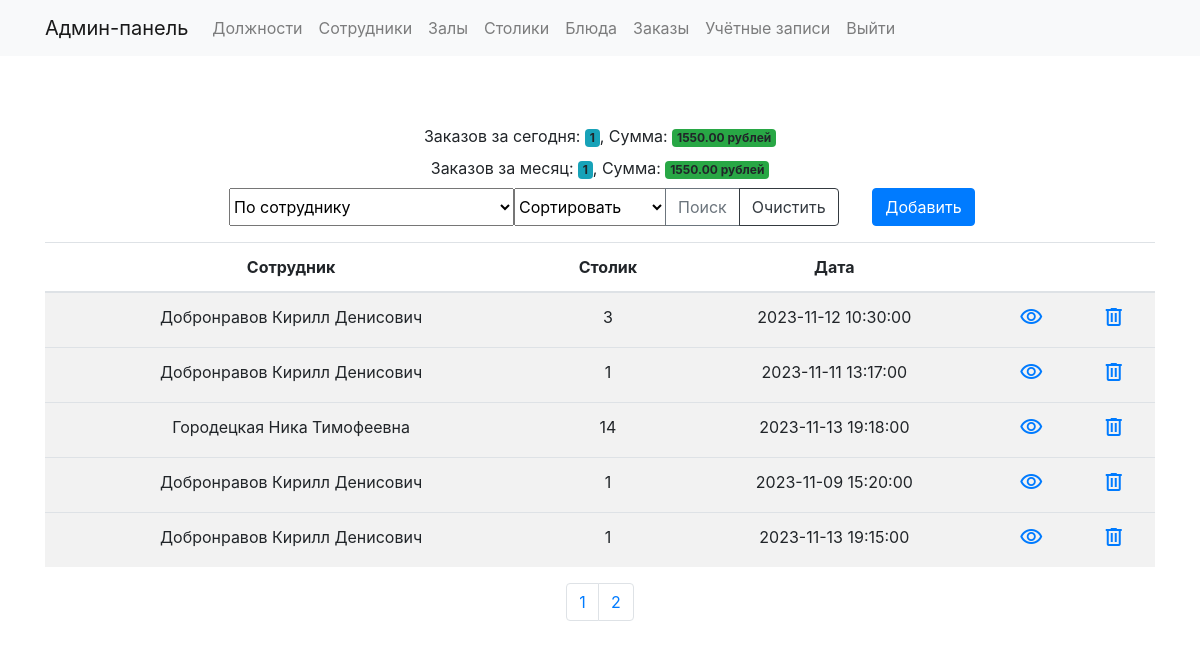
Screenshot of /orders.php (signed in) with the database file from the repository.
### tables this page shows
CREATE TABLE `Orders` (
  `id` int NOT NULL,
  `emp_id` int DEFAULT NULL,
  `table_id` int DEFAULT NULL,
  `order_date` datetime DEFAULT NULL
);

CREATE TABLE `Employee` (
  `id` int NOT NULL,
  `fullname` varchar(255) DEFAULT NULL,
  `pos_id` int DEFAULT NULL,
  `email` varchar(255) DEFAULT NULL,
  `phone` varchar(255) DEFAULT NULL,
  `address` varchar(255) DEFAULT NULL
);

CREATE TABLE `Tables` (
  `id` int NOT NULL,
  `number` int DEFAULT NULL,
  `placeCount` int DEFAULT NULL,
  `hall_id` int DEFAULT NULL
);

### scripts/orders/order_info.php (the view, shortened to what this page needs)
<?php
$filter = isset($_POST['filter']) ? $_POST['filter'] : '';
$sort = isset($_POST['sort']) ? $_POST['sort'] : '';
if (isset($_GET['page'])) {
    $page = $_GET['page'];
} else
    $page = 1;
$count = 5;
$art = ($page * $count) - $count;
$res_count = mysqli_query($link, "SELECT COUNT(*) from Orders");
$row = mysqli_fetch_row($res_count);
$total = $row[0];
$str_pag = ceil($total / $count);
$sql_order = "SELECT Orders.id, Employee.fullname, Tables.number, Orders.order_date FROM Orders
    INNER JOIN Employee
    ON Employee.id = Orders.emp_id INNER JOIN Tables on Tables.id = Orders.table_id";
$sql_order .= " LIMIT $art,$count";
$result_orders = mysqli_query($link, $sql_order);
if ($result_orders) {
    if (mysqli_num_rows($result_orders) > 0) {
        echo ' <table class="table table-striped text-center">'
            . '<thead>'
            . ' <tr> '
            . '<th scope="col">Сотрудник</th> '
            . ' <th scope="col">Столик</th>'
            . '<th scope="col">Дата</th>'
            . ' <th scope="col" colspan="3"></th>'
            . '</tr> '
            . '  </thead> '
            . '  <tbody> ';
        while ($row = mysqli_fetch_array($result_orders)) {
            echo '<tr>' .
                "<td> {$row['fullname']} </td>" .
                "<td> {$row['number']} </td>" .
                "<td> {$row['order_date']} </td>" .
                '<td><a data-bs-toggle="collapse" href="scripts/orders/order_view.php?order_id=' . $row['id'] . '"><span class="material-symbols-outlined">
                visibility
                </span></a></td>';
            if ($_SESSION['user_type'] == 'admin') {
                echo '<td><a href="scripts/orders/order_delete.php?order_id=' . $row['id'] . ' "><span class="material-symbols-outlined">
                    delete
                    </span></a></td>';
            }
            echo '</tr>';
        }
        echo '</tbody>';
        echo '</table>';
        if (empty($filter) && empty($sort)) {
            echo '<div class="d-flex justify-content-center">';
            echo '<ul class="pagination">';
            for ($i = 1; $i <= $str_pag; $i++) {
                echo '<li class="page-item"><a class="page-link" href="orders.php?page=' . $i . '">' . $i . '</a></li>';
            }
            echo '</ul>';
            echo '</div>';
        }
    } else {
        echo "Нет данных для отображения.";
    }
} else {
    echo "Произошла ошибка: " . mysqli_error($link);
}

### orders.php (shortened to what this page needs)
<!DOCTYPE html>
<html lang="ru">
<?php
include 'header.php';
?>
<?php
include 'navbar.php';
?>
<body>
    <div class="container d-flex flex-column justify-content-center align-items-center mt-3" style="min-height: 75vh;">
        <?php
        $currentDate = date('Y-m-d');
        $sql_day = "SELECT calculate_order_count_by_day('$currentDate') AS order_count_day,
            calculate_order_sum_by_day('$currentDate') AS order_sum_day";
        $result_day = mysqli_query($link, $sql_day);
        $sql_month = "SELECT calculate_order_count_by_month('$currentDate') AS order_count_month,
              calculate_order_sum_by_month('$currentDate') AS order_sum_month";
        $result_month = mysqli_query($link, $sql_month);
        echo '<div class="container d-flex flex-column justify-content-center align-items-center mt-3">';
        if ($result_day) {
            $row_day = mysqli_fetch_assoc($result_day);
            $orderCountDay = $row_day['order_count_day'];
            $orderSumDay = $row_day['order_sum_day'];
            echo '<p class="mb-2"><i class="fas fa-calendar-day"></i> Заказов за сегодня: <span class="badge bg-info">' . $orderCountDay . '</span>, Сумма: <span class="badge bg-success">' . $orderSumDay . ' рублей</span></p>';
        } else {
            echo '<p class="text-danger">Ошибка выполнения запроса за сегодня: ' . mysqli_error($link) . '</p>';
        }
        if ($result_month) {
            $row_month = mysqli_fetch_assoc($result_month);
            $orderCountMonth = $row_month['order_count_month'];
            $orderSumMonth = $row_month['order_sum_month'];
            echo '<p class="mb-2"><i class="fas fa-calendar-alt"></i> Заказов за месяц: <span class="badge bg-info">' . $orderCountMonth . '</span>, Сумма: <span class="badge bg-success">' . $orderSumMonth . ' рублей</span></p>';
        } else {
            echo '<p class="text-danger">Ошибка выполнения запроса за месяц: ' . mysqli_error($link) . '</p>';
        }
        echo '</div>';
        ?>
        <div class="row mb-3">
            <div class="col-md-10">
                <form action="" method="POST" class="form-inline">
                    <div class="input-group">
                        <select class='form-select' name='filter' value='<?= $_POST['filter']; ?>'>
                            <option selected value="">По сотруднику</option>
                        </select>
                        <select class='form-select' name='sort' value='<?= $_POST['sort']; ?>'>
                            <option selected value="">Сортировать</option>
                        </select>
                        <div class="input-group-append">
                            <input type="submit" class="btn btn-outline-secondary" value="Поиск" />
                        </div>
                        <div class="input-group-append">
                            <input type="submit" class="btn btn-outline-dark" name="reset" type="reset"
                                value="Очистить" />
                        </div>
                    </div>
                </form>
            </div>
            <div class="col-md-2 text-end">
                <button class="btn btn-primary" onclick="location.href='forms/order_form.php'">Добавить</button>
            </div>
        </div>
        <?php
        include 'scripts/orders/order_info.php';
        ?>
    </div>
</body>
</html>

### header.php (shortened to what this page needs)
<head>
    <link rel="stylesheet" href="https://cdn.jsdelivr.net/npm/bootstrap@4.3.1/dist/css/bootstrap.min.css"
>
    <link rel="stylesheet" type="text/css" href="res/styles/styles.css">
</head>

### navbar.php (shortened to what this page needs)
<?php
$admin_menu = [
    'positions.php' => 'Должности',
    'employee.php' => 'Сотрудники',
    'halls.php' => 'Залы',
    'tables.php' => 'Cтолики',
    'dishes.php' => 'Блюда',
    'orders.php' => 'Заказы',
    'users.php' => 'Учётные записи',
    'scripts/authorize/logout.php' => 'Выйти',
];
$user_menu = [
    'orders.php' => 'Заказы',
    'scripts/authorize/logout.php' => 'Выйти',
];
$menu = ($_SESSION['user_type'] == 'admin') ? $admin_menu : $user_menu;
echo '<nav class="navbar navbar-expand-lg navbar-light bg-light">' .
    '<div class="container">' .
    '<a class="navbar-brand" href="#">Админ-панель</a>' .
    '<button class="navbar-toggler" type="button" data-bs-toggle="collapse" data-bs-target="#navbarNav"
        aria-controls="navbarNav" aria-expanded="false" aria-label="Toggle navigation">' .
    '<span class="navbar-toggler-icon"></span>' .
    '</button>' .
    '<div class="collapse navbar-collapse" id="navbarNav">' .
    '<ul class="navbar-nav ms-auto">';
foreach ($menu as $url => $label) {
    echo '<li class="nav-item">' .
        '<a class="nav-link" href="' . $url . '">' . $label . '</a>' .
        '</li>';
}
echo '</ul>' .
    '</div>' .
    '</div>' .
    '</nav>';
?>

### res/styles/styles.css (style rules this page uses)
* { padding: 0px; margin: 0px; }

### rows the page displays
orders: emp.fullname "Добронравов Кирилл Денисович", table.number "3", order_date "2023-11-12 10:30:00"
orders: emp.fullname "Добронравов Кирилл Денисович", table.number "1", order_date "2023-11-11 13:17:00"
orders: emp.fullname "Городецкая Ника Тимофеевна", table.number "14", order_date "2023-11-13 19:18:00"
orders: emp.fullname "Добронравов Кирилл Денисович", table.number "1", order_date "2023-11-09 15:20:00"
orders: emp.fullname "Добронравов Кирилл Денисович", table.number "1", order_date "2023-11-13 19:15:00"

### other values shown
$label "Должности"
$label "Сотрудники"
$label "Залы"
$label "Cтолики"
$label "Блюда"
$label "Заказы"
$label "Учётные записи"
$label "Выйти"
$orderCountDay "1"
$orderSumDay "1550.00"
$orderCountMonth "1"
$orderSumMonth "1550.00"
